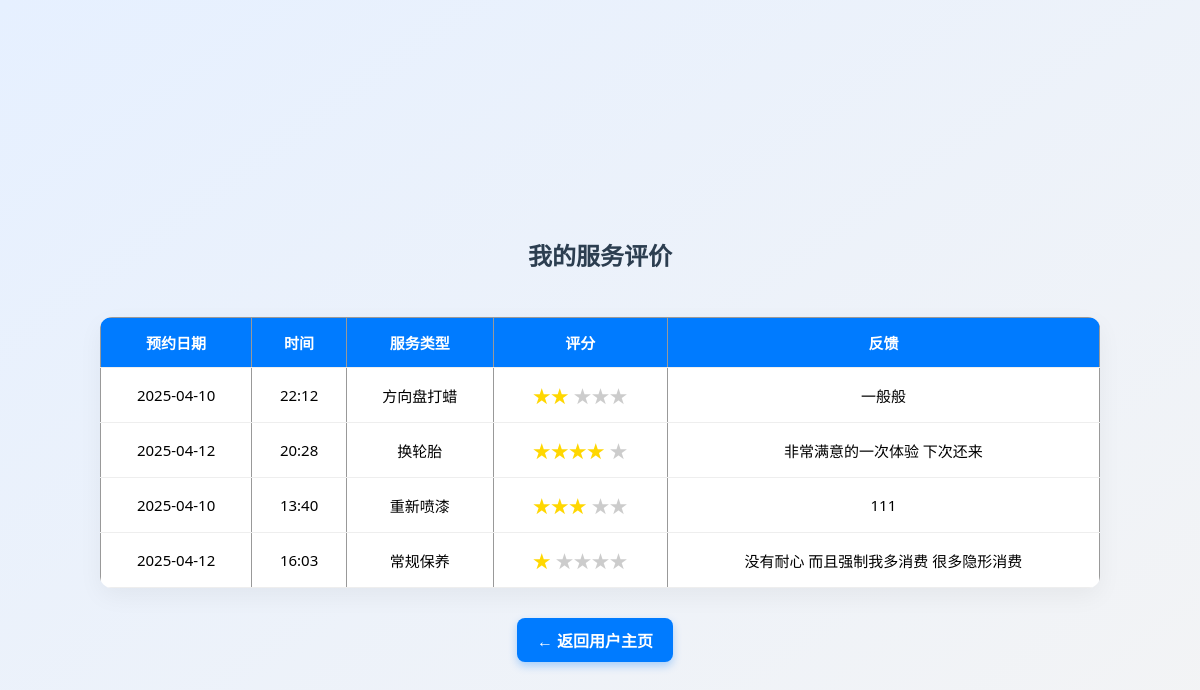
/my_reviews (signed in), run on the app's committed database.
### tables this page shows
CREATE TABLE reviews (
    id INTEGER PRIMARY KEY AUTOINCREMENT,
    user_id INTEGER,
    stars INTEGER CHECK(stars >= 1 AND stars <= 5),
    comment TEXT,
    date TEXT DEFAULT CURRENT_TIMESTAMP, booking_id INTEGER,
    FOREIGN KEY(user_id) REFERENCES users(id)
);

CREATE TABLE bookings (
            id INTEGER PRIMARY KEY AUTOINCREMENT,
            user_id INTEGER,
            date TEXT,
            time TEXT,
            service TEXT,
            vehicle_info TEXT,
            status TEXT DEFAULT '待确认', repair_method TEXT, car_model TEXT, license_plate TEXT, rating INTEGER, feedback TEXT,
            FOREIGN KEY(user_id) REFERENCES users(id)
        );

### app.py (the view)
@app.route('/my_reviews')
def my_reviews():
    if 'user_id' not in session:
        return redirect(url_for('login'))
    conn = get_db_connection()
    reviews = conn.execute('''
        SELECT
            r.stars,
            r.comment,
            r.date AS review_date,
            b.date AS booking_date,
            b.time,
            b.service
        FROM reviews r
        JOIN bookings b ON r.booking_id = b.id
        WHERE r.user_id = ?
        ORDER BY r.date DESC
    ''', (session['user_id'],)).fetchall()
    conn.close()
    return render_template('my_reviews.html', reviews=reviews)

### app.py (called while the page is built)
def get_db_connection():
    conn = sqlite3.connect('database.db')
    conn.row_factory = sqlite3.Row
    return conn

### templates/my_reviews.html (shortened to what this page needs)
<!DOCTYPE html>
<html lang="zh-CN">
<head>
    <link rel="stylesheet" href="{{ url_for('static', filename='style.css') }}">
</head>
<body>
    <h2>我的服务评价</h2>
    <table>
        <tr>
            <th>预约日期</th>
            <th>时间</th>
            <th>服务类型</th>
            <th>评分</th>
            <th>反馈</th>
        </tr>
        {% for r in reviews %}
        <tr>
            <td>{{ r.booking_date }}</td>
            <td>{{ r.time }}</td>
            <td>{{ r.service }}</td>
            <td class="stars">
                {% for i in range(r.stars) %}★{% endfor %}
                {% for i in range(5 - r.stars) %}<span style="color:#ccc">★</span>{% endfor %}
            </td>
            <td>{{ r.comment if r.comment else '无' }}</td>
        </tr>
        {% endfor %}
    </table>
    <div class="back-link">
        <a href="/dashboard" class="return-btn">← 返回用户主页</a>
    </div>
</body>
</html>

### static/style.css (style rules this page uses)
body { margin: 0; padding: 0; font-family: Arial, sans-serif; background-color: #f4f4f4; height: 100vh; display: flex; justify-content: center; align-items: center; }
h2 { color: #333; }
table { width: 100%; border-collapse: collapse; margin-top: 15px; }
th, td { padding: 10px; border: 1px solid #999; text-align: center; }
a { color: #007BFF; text-decoration: none; margin-right: 10px; }

### templates/my_reviews.html (style rules this page uses)
body { font-family: 'Segoe UI', sans-serif; background: linear-gradient(to bottom right, #e6f0ff, #f4f4f4); padding: 40px; display: flex; flex-direction: column; align-items: center; }
h2 { color: #2c3e50; margin-bottom: 30px; }
table { width: 95%; max-width: 1000px; background-color: white; border-collapse: collapse; border-radius: 12px; overflow: hidden; box-shadow: 0 8px 25px rgba(0,0,0,0.05); }
th, td { padding: 14px; text-align: center; border-bottom: 1px solid #eee; font-size: 15px; }
th { background-color: #007BFF; color: white; }
.stars { color: gold; font-size: 18px; }
.back-link { margin-top: 30px; }
.return-btn { display: inline-block; padding: 10px 20px; background-color: #007BFF; color: white; border-radius: 8px; text-decoration: none; font-weight: bold; box-shadow: 0 4px 8px rgba(0, 123, 255, 0.3); transition: 0.2s ease-in-out; }

### data on the page
reviews: booking_date "2025-04-10", time "22:12", service "方向盘打蜡", comment "一般般"
reviews: booking_date "2025-04-12", time "20:28", service "换轮胎", comment "非常满意的一次体验 下次还来"
reviews: booking_date "2025-04-10", time "13:40", service "重新喷漆", comment "111"
reviews: booking_date "2025-04-12", time "16:03", service "常规保养", stars 1 (drawn), comment "没有耐心 而且强制我多消费 很多隐形消费"
